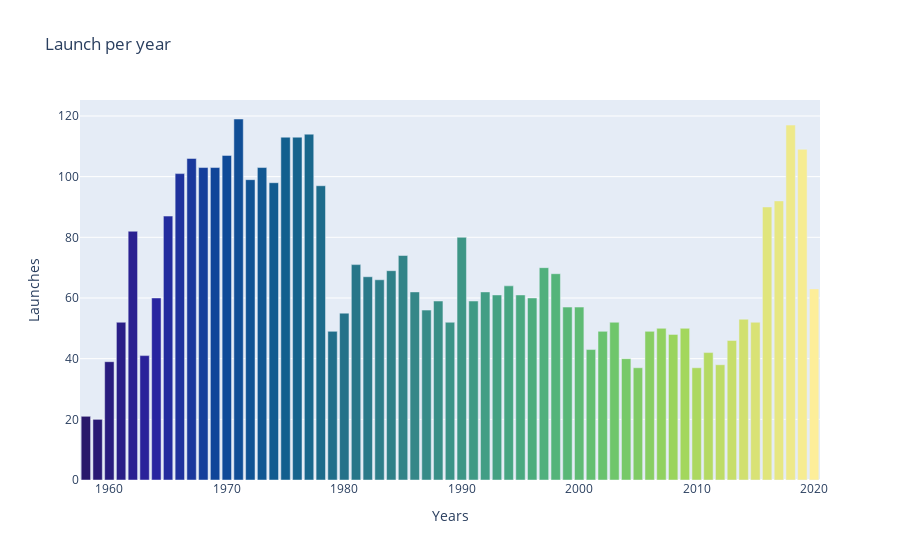

Here is the notebook cell this chart was saved with:
### Code cell
l_bar = px.bar(
    x = launch_per_year.l_year,
    y = launch_per_year.Mission_Status,
    orientation='v',
    color=launch_per_year.l_year,
    color_continuous_scale=px.colors.sequential.haline,
    title='Launch per year'
)

l_bar.update_layout(
    xaxis_title='Years',
    yaxis_title='Launches',
    coloraxis_showscale=False
)

l_bar.show()

### Figure 1 — Plotly figure (JSON) as saved in the notebook; plotly's stock layout.template omitted (floating-point values rounded to 4 significant figures)
{"data": [{"alignmentgroup": "True", "hovertemplate": "x=%{x}<br>y=%{y}<br>color=%{marker.color}<extra></extra>", "legendgroup": "", "marker": {"color": [1958, 1959, 1960, 1961, 1962, 1963, 1964, 1965, 1966, 1967, 1968, 1969, 1970, 1971, 1972, 1973, 1974, 1975, 1976, 1977, 1978, 1979, 1980, 1981, 1982, 1983, 1984, 1985, 1986, 1987, 1988, 1989, 1990, 1991, 1992, 1993, 1994, 1995, 1996, 1997, 1998, 1999, 2000, 2001, 2002, 2003, 2004, 2005, 2006, 2007, 2008, 2009, 2010, 2011, 2012, 2013, 2014, 2015, 2016, 2017, 2018, 2019, 2020], "coloraxis": "coloraxis", "pattern": {"shape": ""}}, "name": "", "offsetgroup": "", "orientation": "v", "showlegend": false, "textposition": "auto", "type": "bar", "x": [1958, 1959, 1960, 1961, 1962, 1963, 1964, 1965, 1966, 1967, 1968, 1969, 1970, 1971, 1972, 1973, 1974, 1975, 1976, 1977, 1978, 1979, 1980, 1981, 1982, 1983, 1984, 1985, 1986, 1987, 1988, 1989, 1990, 1991, 1992, 1993, 1994, 1995, 1996, 1997, 1998, 1999, 2000, 2001, 2002, 2003, 2004, 2005, 2006, 2007, 2008, 2009, 2010, 2011, 2012, 2013, 2014, 2015, 2016, 2017, 2018, 2019, 2020], "xaxis": "x", "y": [21, 20, 39, 52, 82, 41, 60, 87, 101, 106, 103, 103, 107, 119, 99, 103, 98, 113, 113, 114, 97, 49, 55, 71, 67, 66, 69, 74, 62, 56, 59, 52, 80, 59, 62, 61, 64, 61, 60, 70, 68, 57, 57, 43, 49, 52, 40, 37, 49, 50, 48, 50, 37, 42, 38, 46, 53, 52, 90, 92, 117, 109, 63], "yaxis": "y"}], "layout": {"barmode": "relative", "coloraxis": {"colorbar": {"title": {"text": "color"}}, "colorscale": [[0, "rgb(41, 24, 107)"], [0.09091, "rgb(42, 35, 160)"], [0.1818, "rgb(15, 71, 153)"], [0.2727, "rgb(18, 95, 142)"], [0.3636, "rgb(38, 116, 137)"], [0.4545, "rgb(53, 136, 136)"], [0.5455, "rgb(65, 157, 133)"], [0.6364, "rgb(81, 178, 124)"], [0.7273, "rgb(111, 198, 107)"], [0.8182, "rgb(160, 214, 91)"], [0.9091, "rgb(212, 225, 112)"], [1, "rgb(253, 238, 153)"]], "showscale": false}, "legend": {"tracegroupgap": 0}, "title": {"text": "Launch per year"}, "xaxis": {"anchor": "y", "domain": [0, 1], "title": {"text": "Years"}}, "yaxis": {"anchor": "x", "domain": [0, 1], "title": {"text": "Launches"}}}}
